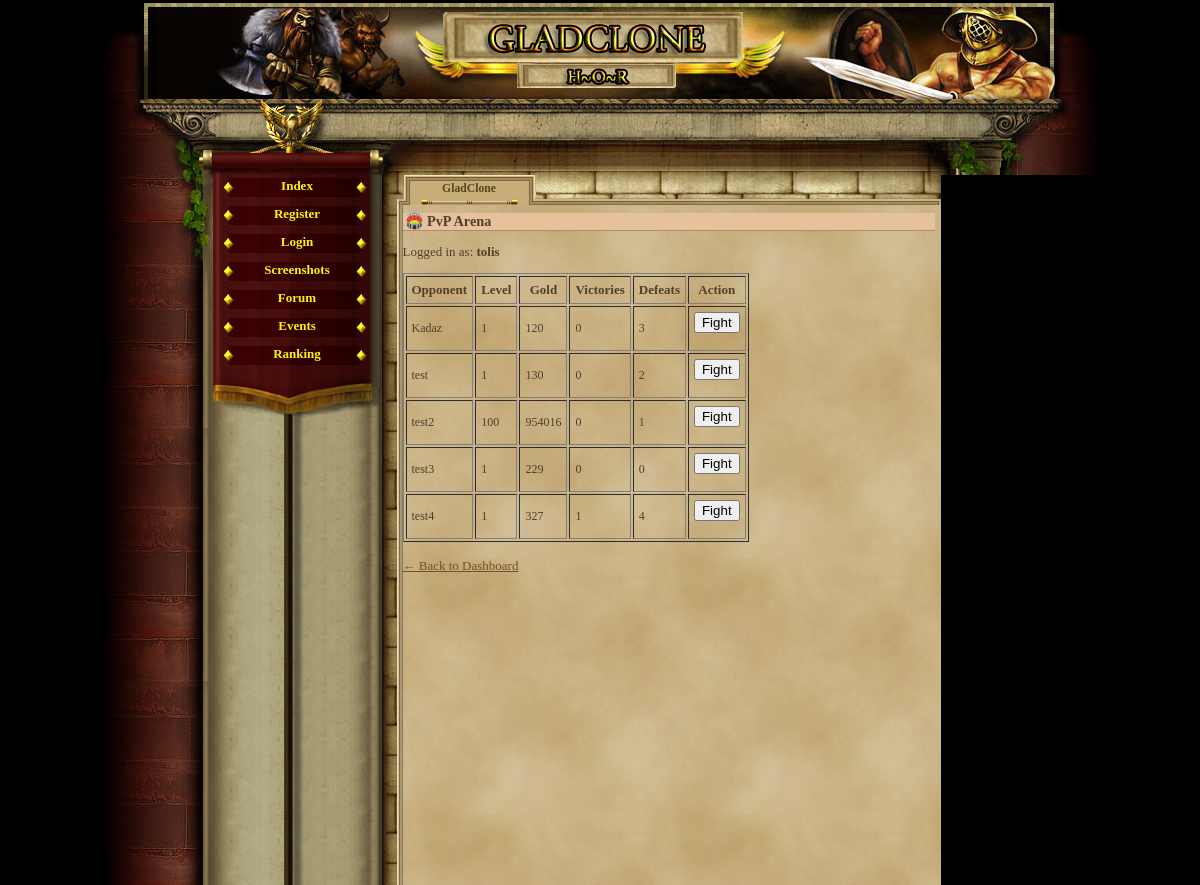
The app's page /pvp_arena.php (signed in) with its own data.
### tables this page shows
CREATE TABLE `gracze` (
  `id` int(11) NOT NULL AUTO_INCREMENT,
  `gracz` int(11) NOT NULL DEFAULT '0',
  `login` varchar(24) NOT NULL,
  `haslo` varchar(40) NOT NULL,
  `email` varchar(40) NOT NULL,
  `plec` tinyint(4) NOT NULL DEFAULT '0',
  `avatar` tinyint(4) NOT NULL DEFAULT '1',
  `pregunta` text NOT NULL,
  `respuesta` text NOT NULL,
  `rank` int(1) NOT NULL DEFAULT '1',
  `nivel` int(1) NOT NULL DEFAULT '1',
  `exp` int(1) NOT NULL DEFAULT '0',
  `exp_max` int(1) NOT NULL DEFAULT '10',
  `honor` int(1) NOT NULL DEFAULT '0',
  `fama` int(1) NOT NULL DEFAULT '0',
  `victorias` int(1) NOT NULL DEFAULT '0',
  `perdidas` int(1) NOT NULL DEFAULT '0',
  `oro_robado` int(1) NOT NULL DEFAULT '0',
  `oro_perdido` int(1) NOT NULL DEFAULT '0',
  `atak` int(5) NOT NULL DEFAULT '0',
  `obrona` int(3) NOT NULL DEFAULT '0',
  `sila` int(1) NOT NULL DEFAULT '5',
  `sila_i` int(1) NOT NULL DEFAULT '0',
  `sila_max` int(1) NOT NULL DEFAULT '10',
  `zrecznosc` int(1) NOT NULL DEFAULT '5',
  `zrecznosc_i` int(1) NOT NULL DEFAULT '0',
  `zrecznosc_max` int(1) NOT NULL DEFAULT '10',
  `wyrzymalosc` int(1) NOT NULL DEFAULT '5',
  `wyrzymalosc_i` int(1) NOT NULL DEFAULT '0',
  `wyrzymalosc_max` int(1) NOT NULL DEFAULT '10',
  `constitucion` int(1) NOT NULL DEFAULT '5',
  `constitucion_i` int(1) NOT NULL DEFAULT '0',
  `constitucion_max` int(1) NOT NULL DEFAULT '10',
  `carisma` int(1) NOT NULL DEFAULT '5',
  `carisma_i` int(1) NOT NULL DEFAULT '0',
  `carisma_max` int(1) NOT NULL DEFAULT '10',
  `inteligencja` int(1) NOT NULL DEFAULT '5',
  `inteligencja_i` int(1) NOT NULL DEFAULT '0',
  `inteligencja_max` int(1) NOT NULL DEFAULT '10',
  `mdchance` int(1) NOT NULL DEFAULT '0',
  `dhchance` int(1) NOT NULL DEFAULT '0',
  `ctchance` int(1) NOT NULL DEFAULT '0',
  `zycie` int(100) NOT NULL DEFAULT '100',
  `zycie_max` int(100) NOT NULL DEFAULT '100',
  `obrazenia_min` int(1) NOT NULL DEFAULT '0',
  `obrazenia_max` int(3) NOT NULL DEFAULT '2',
  `zloto` int(100) NOT NULL DEFAULT '150',
  `zloto_skarbiec` int(11) NOT NULL,
  `punkty` int(11) NOT NULL,
  `pracuje` int(11) NOT NULL,
  `ostatnia_walka_pvp` int(11) NOT NULL,
  `ostatnia_walka_pvc` int(11) NOT NULL,
  `ostatnio_zregenerowano` int(11) NOT NULL,
  `titulo` varchar(24) NOT NULL DEFAULT 'Newbie',
  `arena_level` int(11) NOT NULL,
  `rubies` int(11) NOT NULL DEFAULT '0',
  `centurion_time` int(11) NOT NULL,
  `reportes` int(1) NOT NULL DEFAULT '0',
  `mensajes` int(1) NOT NULL DEFAULT '0',
  `noticias` int(1) NOT NULL DEFAULT '0',
  `bendicion1_type` int(11) NOT NULL,
  `bendicion1_time` int(11) NOT NULL,
  `bendicion2_type` int(11) NOT NULL,
  `bendicion2_time` int(11) NOT NULL,
  `bendicion3_type` int(11) NOT NULL,
  `bendicion3_time` int(11) NOT NULL,
  `bendicion4_type` int(11) NOT NULL,
  `bendicion4_time` int(11) NOT NULL,
  `ostatnia_aktywnosc` int(11) NOT NULL DEFAULT '0',
  `username_locked` tinyint(1) NOT NULL DEFAULT '0',
  `lock_login` tinyint(1) NOT NULL DEFAULT '0',
  PRIMARY KEY (`id`),
  UNIQUE KEY `login` (`login`)
);

### pvp_arena.php (the view, shortened to what this page needs)
<?php
require_once('var/ustawienia.php');
require_once('gora_strony.php');
require_once('menu_l.php');
if (isset($_SESSION['id'])) {
    $player_id = $_SESSION['id'];
    $conn->query("UPDATE gracze SET ostatnio_zregenerowano = UNIX_TIMESTAMP() WHERE id = $player_id");
}
$player_id = $_SESSION['id'];
$player_name = '';
$stmt_self = $conn->prepare("SELECT login FROM gracze WHERE id = ?");
$stmt_self->bind_param("i", $player_id);
$stmt_self->execute();
$stmt_self->bind_result($player_name);
$can_fight = true;
$stmt = $conn->prepare("SELECT id, login, nivel, zloto, victorias, perdidas FROM gracze WHERE id != ?");
$stmt->bind_param("i", $player_id);
$stmt->execute();
$result = $stmt->get_result();
?>
<h2>🏟️ PvP Arena</h2>
<p>Logged in as: <strong><?= htmlspecialchars($player_name) ?></strong></p>
<table border="1" cellpadding="5">
    <tr>
        <th>Opponent</th>
        <th>Level</th>
        <th>Gold</th>
        <th>Victories</th>
        <th>Defeats</th>
        <th>Action</th>
    </tr>
    <?php while ($row = $result->fetch_assoc()): ?>
    <tr>
        <td><?= htmlspecialchars($row['login']) ?></td>
        <td><?= $row['nivel'] ?></td>
        <td><?= $row['zloto'] ?></td>
        <td><?= $row['victorias'] ?></td>
        <td><?= $row['perdidas'] ?></td>
        <td>
		<?php if ($can_fight): ?>
    <form method="POST" action="pvp_fight.php" onsubmit="return confirm('Fight <?= htmlspecialchars($row['login']) ?>?');">
        <button type="submit">Fight</button>
    </form>
<?php else: ?>
    <button disabled>Cooldown</button>
<?php endif; ?>
        </td>
    </tr>
    <?php endwhile; ?>
</table>
<br>
<a href="index.php">← Back to Dashboard</a>

### game_05.css (style rules this page uses)
body, html { margin: 0; padding: 0; font-family:"Palatino Linotype", "Times New Roman", Times, serif; text-align: center; color: #513F2C; background-color: #000; font-size:16px; }
table { font-size:13px; }
h2 { text-align:left; border-bottom:1px solid #b28b60; color:#513F2C; background-color:#e6c29c; margin:8px 0px 0px 0px; padding-left:3px; font-size:1.1em; }
#content td { text-align:left; color:#513F2C; font-weight:normal; font-size: 12px; }
a { -moz-user-focus: none; -moz-outline: none; outline: none; }
#content a { color:#735227; }
#market_item_table td, th { padding-left: 5px; }

### records on screen
gracze: login "tolis"
gracze: login "Kadaz", nivel "1", zloto "120", victorias "0", perdidas "3"
gracze: login "test", nivel "1", zloto "130", victorias "0", perdidas "2"
gracze: login "test2", nivel "100", zloto "954016", victorias "0", perdidas "1"
gracze: login "test3", nivel "1", zloto "229", victorias "0", perdidas "0"
gracze: login "test4", nivel "1", zloto "327", victorias "1", perdidas "4"
